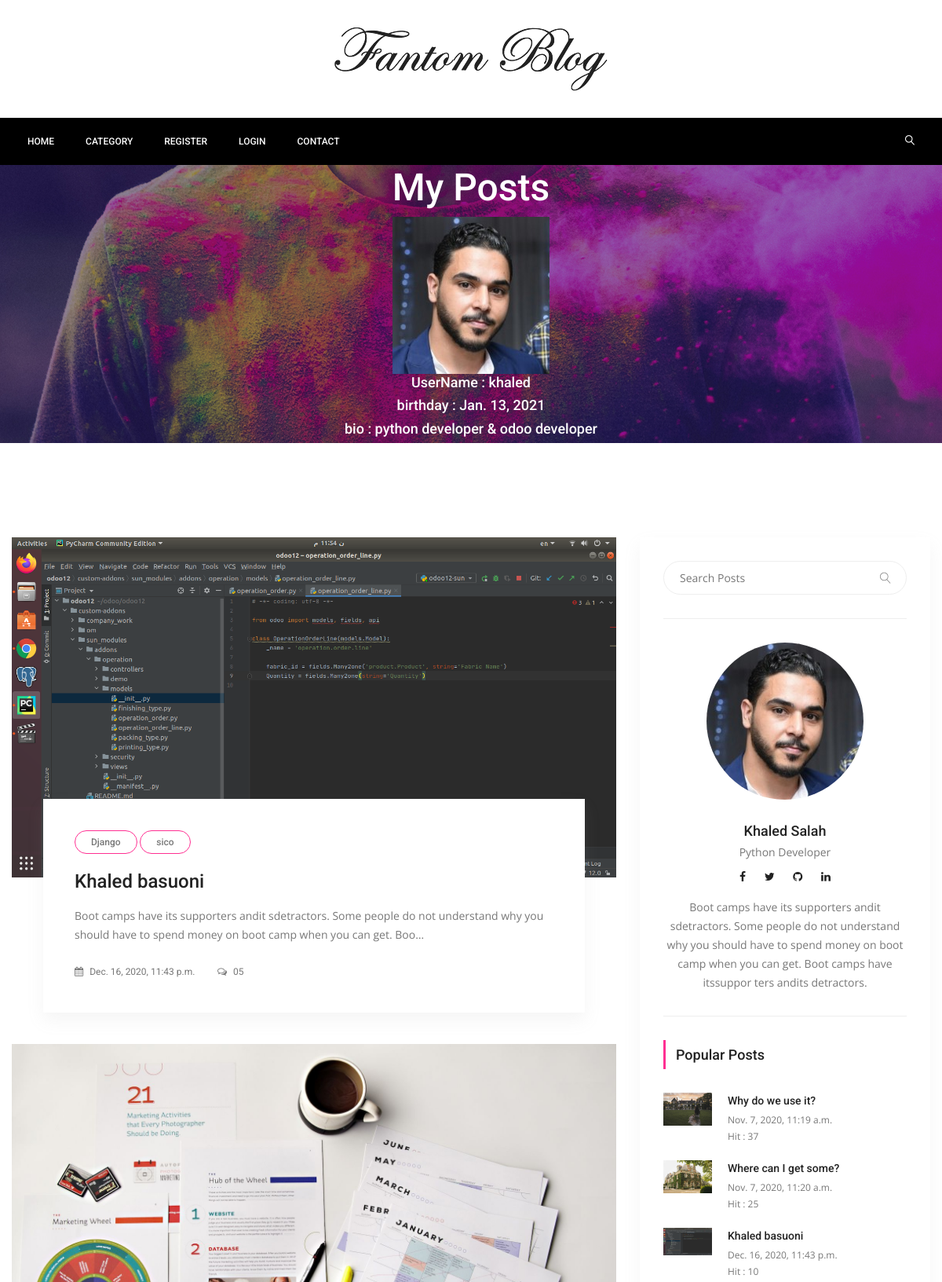
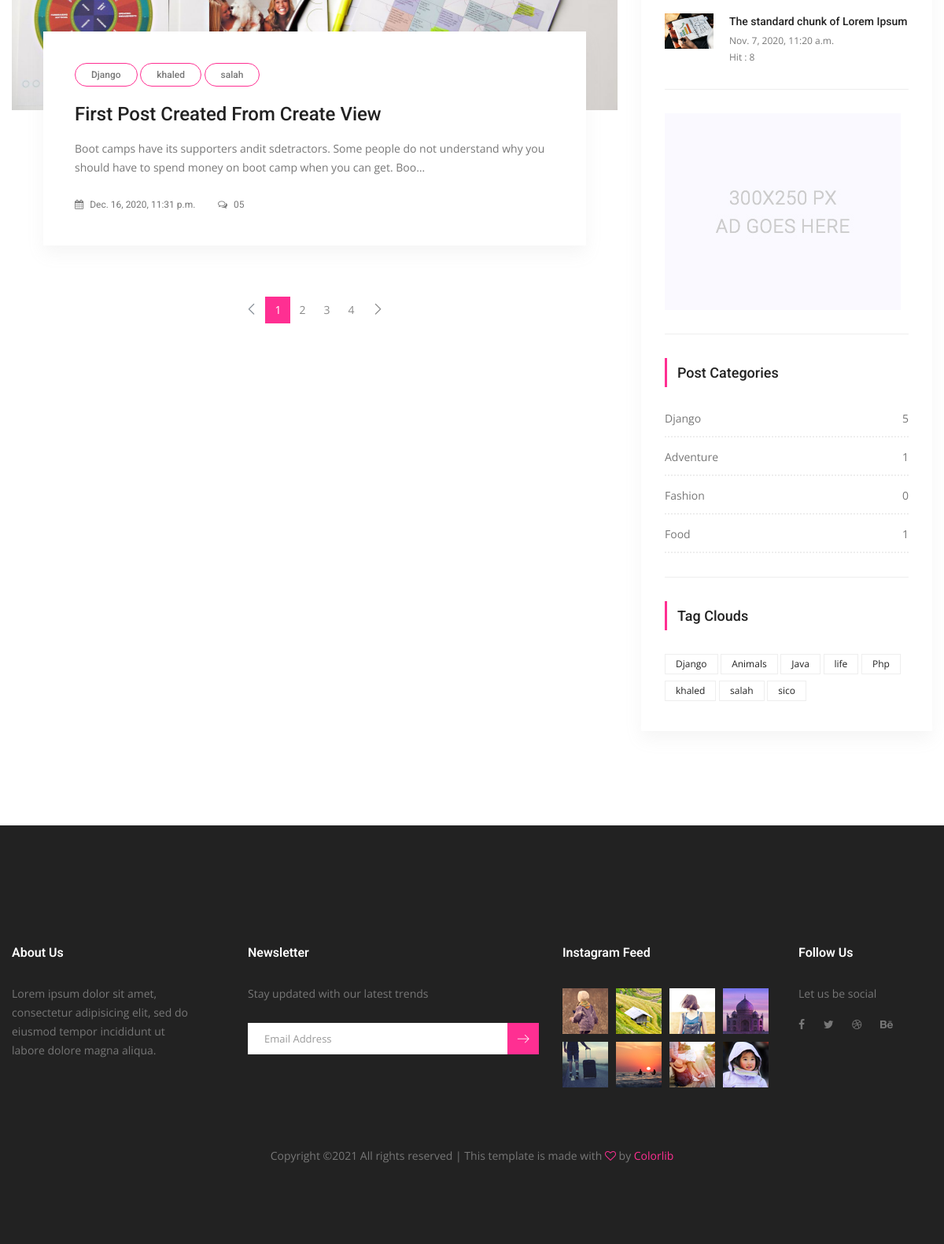
/users/myprofile/ (signed in), run on the app's committed database (2 pictures, top to bottom).
### users/models.py (models this page shows, shortened)
class UserProfile(models.Model):
    user = models.OneToOneField(settings.AUTH_USER_MODEL, on_delete=models.CASCADE)
    birthday = models.DateField(blank=True, null=True)
    bio = models.TextField(max_length=1000, null=True)
    image = models.ImageField(blank=True, default='users/default.png', upload_to='users')
    slug = models.SlugField(editable=False)

### posts/models.py (models this page shows, shortened)
class Post(models.Model):
    title = models.CharField(max_length=150)
    content = models.TextField()
    publishing_date = models.DateTimeField(auto_now_add=True)
    image = models.ImageField(blank=True, null=True, upload_to='uploads/')
    user = models.ForeignKey(settings.AUTH_USER_MODEL, on_delete=models.CASCADE)
    slug = models.SlugField(default='slug', editable=False)
    category = models.ForeignKey(Category, on_delete=models.CASCADE, default=1, related_name='posts')
    tag = models.ManyToManyField(Tag, related_name='posts', blank=True)
    slider_post = models.BooleanField(default=False)
    hit = models.PositiveIntegerField(default=0)

class Tag(models.Model):
    title = models.CharField(max_length=150)
    slug = models.SlugField(editable=False)

class Category(models.Model):
    title = models.CharField(max_length=150)
    slug = models.SlugField(default='slug', editable=False)
    def post_count(self):
        return self.posts.all().count()

### users/views.py (the view)
# urls.py: path('myprofile/', UserPostsProfile.as_view(), name='myprofile'),
class UserPostsProfile(ListView):
    model = Post
    context_object_name = 'userposts'
    template_name = 'users/user-posts.html'
    paginate_by = 2
    def get_context_data(self, *args, **kwargs):
        context = super(UserPostsProfile, self).get_context_data(*args, **kwargs)
        context['user'] = UserProfile.objects.get(user=self.request.user)
        return context
    def get_queryset(self, *args, **kwargs):
        return Post.objects.filter(user=self.request.user).order_by('-id')

### posts/templatetags/custom_tags.py (called while the page is built)
@register.simple_tag(name="categories")
def all_categories():
    return Category.objects.all()

@register.simple_tag(name='tags')
def all_tags():
    return Tag.objects.all()

@register.simple_tag(name='hit_posts')
def hit_posts():
    return Post.objects.order_by('-hit')[:4]

### templates/users/user-posts.html (shortened to what this page needs)
{% extends 'base.html' %}
{% load static %}
{% block content%}
<section class="banner_area">
    <div class="banner_inner d-flex align-items-center">
        <div class="container">
            <div class="banner_content text-center">
                <h2>My Posts</h2>
                <div class="page_link">
                    <img src="{{ user.image.url }}">
                    <h4 style="color:white">UserName : {{ user.user.username }}</h4>
                    <h4 style="color:white">birthday : {{ user.birthday }}</h4>
                    <h4 style="color:white">bio : {{ user.bio }}</h4>
                </div>
            </div>
        </div>
    </div>
</section>
<section class="blog_area p_120">
    <div class="container">
        <div class="row">
            <div class="col-lg-8">
                <div class="blog_left_sidebar">
                    {% for post in userposts %}
                    <article class="blog_style1">
                        <div class="blog_img">
                            <img class="img-fluid" src="{{ post.image.url }}" alt="">
                        </div>
                        <div class="blog_text">
                            <div class="blog_text_inner">
                                {% for tag in post.tag.all %}
                                <a class="cat" href="{% url 'tag_detail' slug=tag.slug %}">{{ tag.title }}</a>
                                {% endfor %}
                                <a href="{% url 'detail' pk=post.pk slug=post.slug%}"><h4>{{ post.title }}</h4></a>
                                <p>{{ post.content | truncatechars:150 }}</p>
                                <div class="date">
                                    <a href="#"><i class="fa fa-calendar" aria-hidden="true"></i>
                                        {{ post.publishing_date }}</a>
                                    <a href="#"><i class="fa fa-comments-o" aria-hidden="true"></i> 05</a>
                                </div>
                            </div>
                        </div>
                    </article>
                    {% endfor %}
                    {% if is_paginated %}
                    <nav class="blog-pagination justify-content-center d-flex">
                        <ul class="pagination">
                            {% if page_obj.has_previous %}
                            <li class="page-item">
                                <a href="?page={{ page_obj.previous_page_number }}" class="page-link"
                                   aria-label="Previous">
		                                    <span aria-hidden="true">
		                                        <span class="lnr lnr-chevron-left"></span>
		                                    </span>
                                </a>
                            </li>
                            {% else %}
                            <li class="page-item disabled">
                                <a href="#" class="page-link" aria-label="Previous">
		                                    <span aria-hidden="true">
		                                        <span class="lnr lnr-chevron-left"></span>
		                                    </span>
                                </a>
                            </li>
                            {% endif %}
                            {% for i in paginator.page_range %}
                            {% if page_obj.number == i %}
                            <li class="page-item active"><a href="#" class="page-link">{{ i }}</a></li>
                            {% else %}
                            <li class="page-item"><a href="?page={{ i }}" class="page-link">{{ i }}</a></li>
                            {% endif %}
                            {% endfor %}
                            {% if page_obj.has_next %}
                            <li class="page-item">
                                <a href="?page={{ page_obj.next_page_number }}" class="page-link" aria-label="Next">
		                                    <span aria-hidden="true">
		                                        <span class="lnr lnr-chevron-right"></span>
		                                    </span>
                                </a>
                            </li>
                            {% endif %}
                        </ul>
                    </nav>
                    {% endif %}
                </div>
            </div>
            {% include 'right-side.html' %}
        </div>
    </div>
</section>
{% endblock %}

### templates/right-side.html
{% load static %}
{% load custom_tags %}
<div class="col-lg-4">
    <div class="blog_right_sidebar">
        <aside class="single_sidebar_widget search_widget">
            <form action="{% url 'search' %}" method="get">
                <div class="input-group">
                    <input type="text" class="form-control" placeholder="Search Posts" name="q">
                    <span class="input-group-btn">
                    <button class="btn btn-default" type="button"><i class="lnr lnr-magnifier"></i></button>
                    </span>
                </div>
            </form>
            <div class="br"></div>
        </aside>
        <aside class="single_sidebar_widget author_widget">
            <img class="author_img rounded-circle" src="{% static 'img/blog/khaled.jpeg' %}" alt="">
            <h4>Khaled Salah</h4>
            <p>Python Developer </p>
            <div class="social_icon">
                <a target="_blank" href="https://www.facebook.com/khaled.salah.5283/"><i class="fa fa-facebook"></i></a>
                <a target="_blank" href="https://twitter.com/Khaledbasuoni"><i class="fa fa-twitter"></i></a>
                <a target="_blank" href="https://github.com/khaled-salah"><i class="fa fa-github"></i></a>
                <a target="_blank" href="https://www.linkedin.com/in/k-salah/"><i class="fa fa-linkedin"></i></a>
            </div>
            <p>Boot camps have its supporters andit sdetractors. Some people do not understand why you should have to
                spend money on boot camp when you can get. Boot camps have itssuppor ters andits detractors.</p>
            <div class="br"></div>
        </aside>
        <aside class="single_sidebar_widget popular_post_widget">
            <h3 class="widget_title">Popular Posts</h3>
            {% hit_posts as hit_posts %}
            {% for hit_post in hit_posts %}
            <div class="media post_item">
                <img src="{{ hit_post.image.url }}" width="20%" height="15%" alt="post">
                <div class="media-body">
                    <a href="{% url 'detail' pk=hit_post.pk slug=hit_post.slug %}"><h3>{{ hit_post.title }}</h3></a>
                    <p>{{ hit_post.publishing_date }}</p>
                    <p>Hit : {{ hit_post.hit }}</p>
                </div>
            </div>
            {% endfor %}
            <div class="br"></div>
        </aside>
        <aside class="single_sidebar_widget">
            <a href="#"><img class="img-fluid" src="{% static 'img/blog/add.jpg' %}" alt=""></a>
            <div class="br"></div>
        </aside>
        <aside class="single_sidebar_widget post_category_widget">
            <h4 class="widget_title">Post Categories</h4>
            <ul class="list cat-list">
                {% categories as categories %}
                {% for category in categories %}
                <li>
                    <a href="{% url 'category-detail' pk=category.pk slug=category.slug %}"
                       class="d-flex justify-content-between">
                        <p>{{ category.title }}</p>
                        <p>{{ category.post_count }}</p>
                    </a>
                </li>
                {% endfor %}
            </ul>
            <div class="br"></div>
        </aside>
        <aside class="single-sidebar-widget tag_cloud_widget">
            <h4 class="widget_title">Tag Clouds</h4>
            <ul class="list">
                {% tags as tags %}
                {% for tag in tags %}
                <li><a href="{% url 'tag_detail' slug=tag.slug%}">{{ tag.title }}</a></li>
                {% endfor %}
            </ul>
        </aside>
    </div>
</div>

### data on the page
UserProfile: image (picture), user.username "khaled", birthday "Jan. 13, 2021", bio "python developer & odoo developer"
Post: image (picture), title "Khaled basuoni", content "Boot camps have its supporters andit sdetractors. Some people do not understand why you should have to spend money on boot camp when you can get. Boo…", publishing_date "Dec. 16, 2020, 11:43 p.m.", hit "10"
Tag: title "Django"
Tag: title "sico"
Post: image (picture), title "First Post Created From Create View", content "Boot camps have its supporters andit sdetractors. Some people do not understand why you should have to spend money on boot camp when you can get. Boo…", publishing_date "Dec. 16, 2020, 11:31 p.m."
Tag: title "khaled"
Tag: title "salah"
Post: image (picture), title "Why do we use it?", publishing_date "Nov. 7, 2020, 11:19 a.m.", hit "37"
Post: image (picture), title "Where can I get some?", publishing_date "Nov. 7, 2020, 11:20 a.m.", hit "25"
Post: image (picture), title "The standard chunk of Lorem Ipsum", publishing_date "Nov. 7, 2020, 11:20 a.m.", hit "8"
Category: title "Django", post_count "5"
Category: title "Adventure", post_count "1"
Category: title "Fashion", post_count "0"
Category: title "Food", post_count "1"
Tag: title "Animals"
Tag: title "Java"
Tag: title "life"
Tag: title "Php"

### other printed values
{{ i }} "1"
{{ i }} "2" "3" "4"
